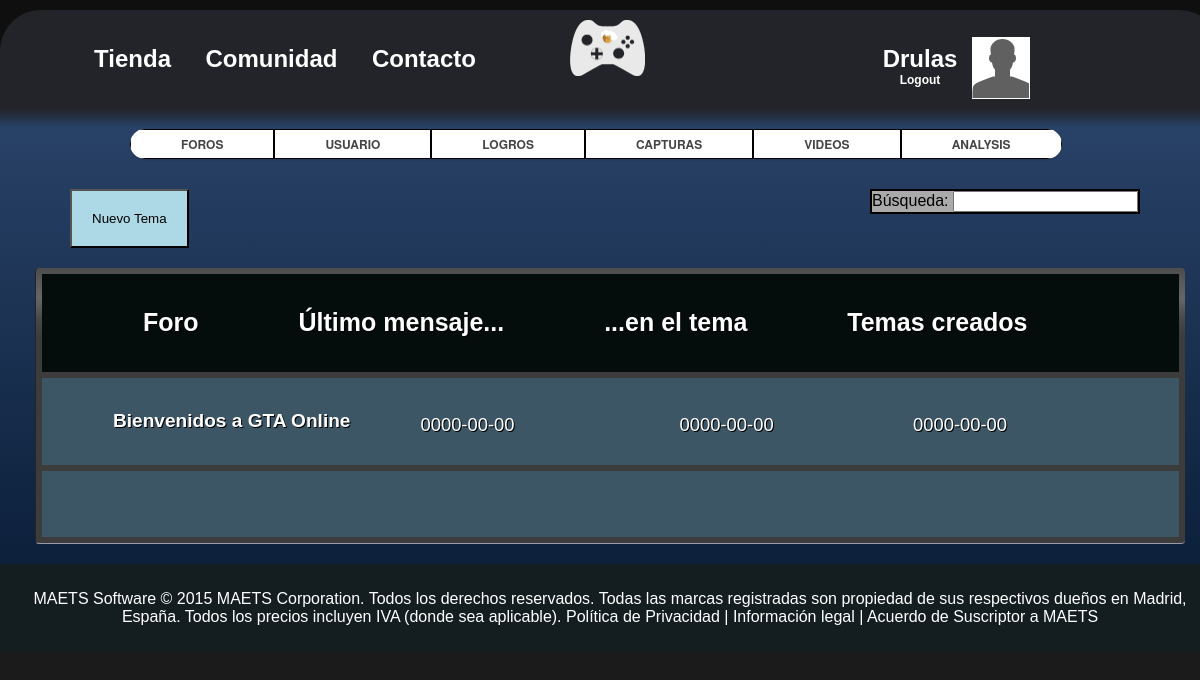
Before: /community/foros.php (signed in) with the older database file.
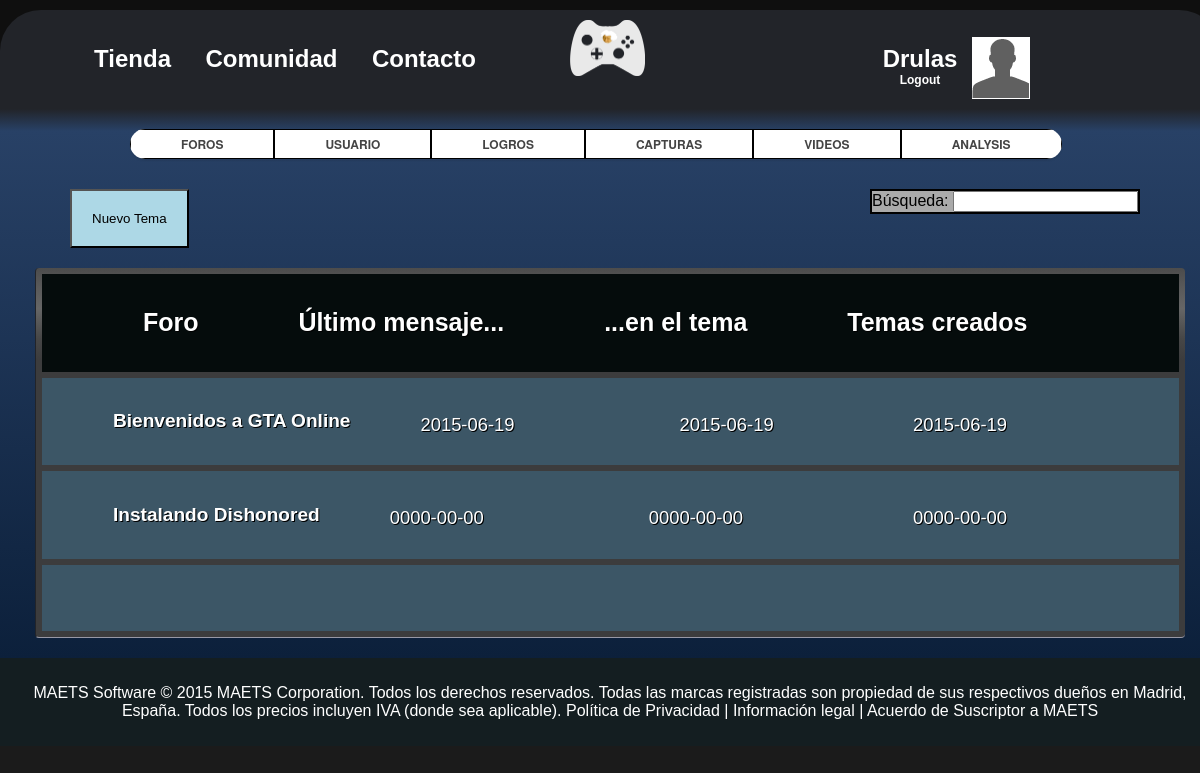
After: the same page with the newer database file.
### tables this page shows
CREATE TABLE IF NOT EXISTS `hilo` (
`Id` int(10) NOT NULL,
  `Titulo` varchar(200) NOT NULL,
  `Texto` longtext NOT NULL,
  `Fecha_de_creacion` date NOT NULL,
  `Ultimo_mensaje` date NOT NULL,
  `IdUsuario` int(10) NOT NULL
);

### include/communityBD.php (called while the page is built, shortened)
<?php
function getForoBD()
	{
		$con = createConnection();
		$sql = "SELECT id, titulo, texto, fecha_de_creacion, ultimo_mensaje, idusuario ";
		$sql.= "FROM hilo";
		$rs = $con->query($sql) or die ($con->error. "en la linea".(_LINE_-1));
		if($rs != NULL)
		{
			while($row[] = $rs->fetch_assoc());
			return ($row);
		}
	}
?>

### include/communityOp.php (called while the page is built)
<?php
include('communityBD.php');
function getForoOP()
	{
		$hilos = getForoBD();
		return ($hilos);
	}
?>

### include/vComunidad.php (the view, shortened to what this page needs)
<?php
require_once('communityOp.php');
	function generarForo(){
			$hilos = getForoOP();
				foreach($hilos as $hilo)
				{
					echo '<tr>';
					echo '<td id = "tema">';
							echo "<h5>".$hilo['titulo']."</h5>";
							echo "<p id='ult_mens'>".$hilo['ultimo_mensaje']."</p>";
							echo "<p id='en_tema'>".$hilo['ultimo_mensaje']."</p>";
							echo "<p id='creados'>".$hilo['ultimo_mensaje']."</p>";
					echo "</td>";
					echo "</tr>";
				}
	}
?>

### community/foros.php (shortened to what this page needs)
<!DOCTYPE html>
<html>
<head>
	<link rel="stylesheet" type="text/css" href="../css/main.css"/>
	<link rel="stylesheet" type="text/css" href="../css/pcomunidad.css"/>
	<link rel="stylesheet" type="text/css" href="css/foros.css"/>
</head>
<?php  include ('../static/mainTOP.php'); ?>
<?php  include ('../static/communityMenu.php'); ?>
<?php  include ('../include/vComunidad.php'); ?>
			<button name="newThread" id="nuevoTema" onclick="location.href ='thread.php';">Nuevo Tema</button>
			<div id ="cajaCentral">
					<table>
						<tr>
						  <td id = "cabecera_foro">
							<h4>Foro</h4>
							<h4> Último mensaje...</h4>
							<h4> ...en el tema</h4>
							<h4> Temas creados</h4>
						  </td>
						</tr>
						<div id = "cuerpo_foro">
							<?php generarForo();?>
						</div>
					</table>
	    	</div>
<?php  include ('../static/mainBOT.php'); ?>
</html>

### static/mainTOP.php (shortened to what this page needs)
<?php
 function cargaCabecera(){
 	if(isset($_SESSION["Nick"])){
		if($_SESSION["Logueado"] == true){
			echo
				"<div id='nombreUsuario'>
					<li><a href='".USER."'>" .$_SESSION["Nick"]. "</a></li>
				  	<div id='logout'>
				  		<li><a href='".LOGOUT."'>Logout</a></li>
					</div>
				</div>
				<li><a href='".USER."'><img id='imagenUsuario' src='".IMAGENES."/userProfile.png'></a></li>";
		} else{
				cargaCabeceraAnon();
		}
	}	else {
		cargaCabeceraAnon();
	}
}
?>
<body>
	<div id="franja"/>
	<div id="container">
		<div id="nav">
			<div id="left-nav">
				<li><a href=<?php echo TIENDA ?>>Tienda</a></li>
				<li><a href=<?php echo COMMUNITY ?>>Comunidad</a></li>
				<li><a href=<?php echo CONTACT ?>>Contacto</a></li>
			</div>
			<a href=<?php echo HOME ?>><img class="icono_nav" src=<?php echo IMAGENES."/MAETS.png"; ?>></a>
				<?php
					cargaCabecera();
				?>
	    </div>
	    <div id="content">

### static/communityMenu.php (shortened to what this page needs)
<div id="menu">
					<div id="navigation">
					   <div id="elementoMenu"><a href=<?php echo COMUNIDAD."/foros.php"?> title="Enlace generico">  Foros     </a> </div>
					   <div id="elementoMenu"><a href=<?php echo COMUNIDAD."/usuarios.php"?> title="Enlace generico">  Usuario     </a> </div>
					   <div id="elementoMenu"><a href=<?php echo COMUNIDAD."/achievements.php"?> title="Enlace generico">   Logros    </a> </div>
					   <div id="elementoMenu"><a href=<?php echo COMUNIDAD."/capturas.php"?> title="Enlace generico">   Capturas </a> </div>
					   <div id="elementoMenu"><a href=<?php echo COMUNIDAD."/videos.php"?> title="Enlace generico">   Videos    </a> </div>
					   <div id="elementoMenu"><a href=<?php echo COMUNIDAD."/analysis.php"?> title="Enlace generico">  Analysis  </a> </div>
					</div>
			</div>
<div id="cajaBusqueda">
				<div id ="busqueda">
					Búsqueda:
					<input type  ="text" name ="busqueda_user" id ="busqueda_user" class="texto" name="lname"/>
				</div>
			</div>

### static/mainBOT.php
		</div>
		<div id="pie">
			<p>MAETS Software
				© 2015 MAETS Corporation. Todos los derechos reservados. Todas las marcas registradas son propiedad de sus respectivos dueños en Madrid, España.
				Todos los precios incluyen IVA (donde sea aplicable).   Política de Privacidad   |   Información legal   |   Acuerdo de Suscriptor a MAETS
			</p>
		</div>
	</div>
</body>

### css/main.css (style rules this page uses)
body { font-family: sans-serif; text-align: center; background-color: rgb(27,27,27); }
#franja { position:absolute; height: 200px; background-color: rgb(15,15,15); width:100%; left:0; top:0; border-bottom:1px black solid; }
#container { width: 1220px; height: auto; margin-top:10px; margin-left: auto; margin-right: auto; margin-bottom: auto; }
#nav { border-radius: 41px 41px 0px 0px; -moz-border-radius: 41px 41px 0px 0px; -webkit-border-radius: 41px 41px 0px 0px; background-color: #222429; padding: 10px; overflow: auto; }
#left-nav { float:left; width: 560px; margin-top: 25px; }
#logout { color: red; font-size: 8px; }
#content { background: rgba(34,36,41,1); background: -moz-linear-gradient(top, rgba(34,36,41,1) 0%, rgba(40,65,102,1) 4%, rgba(12,32,59,1) 100%); background: -webkit-gradient(left top, left bottom, color-stop(0%, rgba(34,36,41,1)), color-stop(4%, rgba(40,65,102,1)), color-stop(100%, rgba(12,32,59,1))); background: -webkit-linear-gradient(top, rgba(34,36,41,1) 0%, rgba(40,65,102,1) 4%, rgba(12,32,59,1) 100%); background: -o-linear-gradient(top, rgba(34,36,41,1) 0%, rgba(40,65,102,1) 4%, rgba(12,32,59,1) 100%); background: -ms-linear-gradient(top, rgba(34,36,41,1) 0%, rgba(40,65,102,1) 4%, rgba(12,32,59,1) 100%); background: linear-gradient(to bottom, rgba(34,36,41,1) 0%, rgba(40,65,102,1) 4%, rgba(12,32,59,1) 100%); filter: progid:DXImageTransform.Microsoft.gradient( startColorstr='#222429', endColorstr='#0c203b', GradientType=0 ); height: 100%; padding: 20px; overflow: auto; clear: both; }
a { text-decoration: none; color: white; }
li { display: inline; text-align: center; margin: 0 10px 0 0; padding: 10px; color: white; font-size: 150%; font-weight: bold; }
img.icono_nav { float: left; width: 75px; height: 75*1,3px; }
#pie { color: white; padding: 10px; text-align: center; clear: both; background-color: rgba(20,30,33,1); }
#nombreUsuario { float: left; width: 560px; margin-top: 25px; }
#imagenUsuario { float: right; border-right: 20px; margin-top: -50px; margin-right:180px; }

### css/pcomunidad.css (style rules this page uses)
#menu { padding: 0px 110px; font: bold 12px/18px "Helvetica Neue", Helvetica, Arial, sans-serif; text-transform: uppercase; color: #444; }
#menu:after { clear: both; content: "."; display: block; height: 0; visibility: hidden; }
#navigation { float: left; border-radius: 100px; box-shadow: 0 2px 2px rgba(0, 0, 0, 0.07); -webkit-box-shadow: 0 2px 2px rgba(0, 0, 0, 0.07); overflow: hidden; }
#elementoMenu { float: left; border-style: solid; border-width: 1px; border-color: #000000; box-shadow: 0 1px rgba(255,255,255,1) inset; -webkit-box-shadow: 0 1px rgba(255,255,255,1) inset; background: #FFFFFF; }
#elementoMenu a { display: block; padding: 5px 50px; color: #444; text-decoration: none; text-shadow: 0 1px #FFF; }
#cajaBusqueda { padding-top: 30px; padding-right: 60px; }
#busqueda { text-align: center; background-color: #AAAAAA; float: right; border-style: solid; border-width: 2px; border-color: black; }

Changed rows visible on the page:
changed hilo "Bienvenidos a GTA Online": Ultimo_mensaje "0000-00-00" → "2015-06-19"
added hilo: Titulo "Instalando Dishonored", Ultimo_mensaje "0000-00-00"
